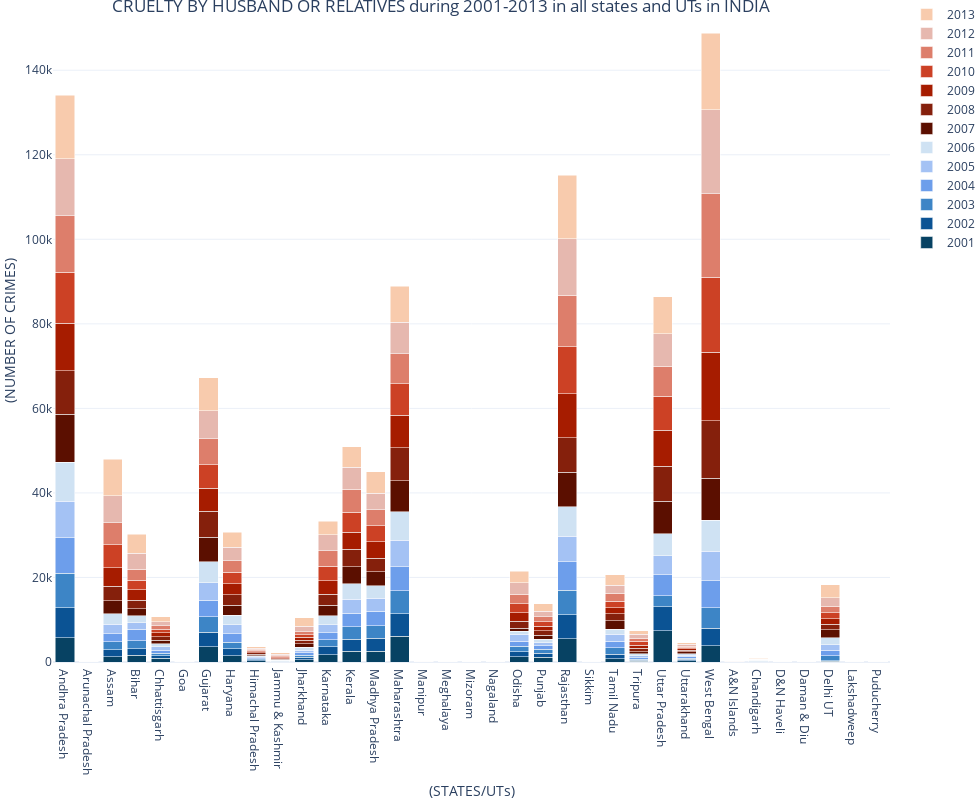

Write notebook code for a chart like this one.
### Code cell
#plotly plot for CRUELTY BY HUSBAND OR RELATIVES

from plotly.offline import init_notebook_mode, iplot, plot
import plotly as py
init_notebook_mode(connected=True)
import plotly.graph_objects as go
import plotly.express as px
from plotly.tools import FigureFactory as FF
from matplotlib.colors import ListedColormap


#stats for CRUELTY BY HUSBAND OR RELATIVES:-
fig = go.Figure(data=[
    go.Bar(name='2001', x=crime_df['STATE/UT'], y=crime_df2.iloc[0,1:],marker_color = '#074263'),
    go.Bar(name='2002', x=crime_df['STATE/UT'], y=crime_df2.iloc[1,1:],marker_color = '#0B5394'),
    go.Bar(name='2003', x=crime_df['STATE/UT'], y=crime_df2.iloc[2,1:],marker_color = '#3D85C6'),
    go.Bar(name='2004', x=crime_df['STATE/UT'], y=crime_df2.iloc[3,1:],marker_color = '#6D9EEB'),
    go.Bar(name='2005', x=crime_df['STATE/UT'], y=crime_df2.iloc[4,1:],marker_color = '#A4C2F4'),
    go.Bar(name='2006', x=crime_df['STATE/UT'], y=crime_df2.iloc[5,1:],marker_color = '#CFE2F3'),
    go.Bar(name='2007', x=crime_df['STATE/UT'], y=crime_df2.iloc[6,1:],marker_color = '#5B0F00'),
    go.Bar(name='2008', x=crime_df['STATE/UT'], y=crime_df2.iloc[7,1:],marker_color = '#85200C'),
    go.Bar(name='2009', x=crime_df['STATE/UT'], y=crime_df2.iloc[8,1:],marker_color = '#A61C00'),
    go.Bar(name='2010', x=crime_df['STATE/UT'], y=crime_df2.iloc[9,1:],marker_color = '#CC4125'),
    go.Bar(name='2011', x=crime_df['STATE/UT'], y=crime_df2.iloc[10,1:],marker_color = '#DD7E6B'),
    go.Bar(name='2012', x=crime_df['STATE/UT'], y=crime_df2.iloc[11,1:],marker_color = '#E6B8AF'),
    go.Bar(name='2013', x=crime_df['STATE/UT'], y=crime_df2.iloc[12,1:],marker_color = '#F8CBAD')
    ])
# Change the bar mode
fig.update_layout(barmode='stack',
                 title={
        'text': "CRUELTY BY HUSBAND OR RELATIVES during 2001-2013 in all states and UTs in INDIA",
        'y':1,
        'x':0.45,
        'xanchor': 'center',
        'yanchor': 'top'})

fig.update_layout(
    
    xaxis=dict(
        title='(STATES/UTs)',
        titlefont_size=14,
        tickfont_size=12,
    ),
    yaxis=dict(
        title='(NUMBER OF CRIMES)',
        titlefont_size=14,
        tickfont_size=12,
    ),
    width=980,
    height=800,
    #autosize=True,
    margin=dict(t=0, b=0, l=0, r=0),
    template="plotly_white",
)




fig.show()
#plt.clf()

### Figure 1 — Plotly figure (JSON) as saved in the notebook; plotly's stock layout.template omitted (floating-point values rounded to 4 significant figures; data arrays with more than 128 entries replaced by an {"elided": "..."} marker saying what was removed)
{"data": [{"marker": {"color": "#074263"}, "name": "2001", "type": "bar", "x": {"elided": "210 str values"}, "y": [5791, 11, 1248, 1558, 840, 11, 3667, 1513, 317, 50, 484, 1755, 2561, 2562, 6090, 5, 4, 16, 0, 1266, 1128, 5532, 0, 815, 227, 7365, 301, 3859, 9, 36, 4, 4, 138, 0, 3]}, {"marker": {"color": "#0B5394"}, "name": "2002", "type": "bar", "x": {"elided": "210 str values"}, "y": [7018, 13, 1694, 1577, 653, 8, 3321, 1565, 234, 54, 588, 1826, 2836, 3117, 5353, 10, 0, 3, 0, 1167, 944, 5691, 3, 1052, 236, 5679, 316, 4069, 4, 56, 3, 3, 135, 0, 9]}, {"marker": {"color": "#3D85C6"}, "name": "2003", "type": "bar", "x": {"elided": "210 str values"}, "y": [8167, 14, 1808, 1880, 601, 24, 3684, 1618, 221, 71, 559, 1704, 2930, 2938, 5452, 4, 4, 3, 0, 1289, 987, 5733, 1, 1555, 247, 2626, 317, 4948, 7, 93, 2, 0, 1211, 1, 4]}, {"marker": {"color": "#6D9EEB"}, "name": "2004", "type": "bar", "x": {"elided": "210 str values"}, "y": [8388, 4, 1945, 2679, 741, 17, 3955, 2026, 252, 82, 588, 1588, 3222, 3436, 5646, 2, 5, 0, 0, 1192, 801, 6781, 1, 1437, 302, 4950, 405, 6334, 5, 73, 3, 4, 1254, 1, 2]}, {"marker": {"color": "#A4C2F4"}, "name": "2005", "type": "bar", "x": {"elided": "210 str values"}, "y": [8696, 9, 2206, 1574, 732, 11, 4090, 2075, 228, 76, 590, 1883, 3283, 2989, 6233, 20, 3, 0, 0, 1671, 729, 5997, 4, 1650, 439, 4505, 272, 6936, 5, 75, 5, 3, 1324, 0, 6]}, {"marker": {"color": "#CFE2F3"}, "name": "2006", "type": "bar", "x": {"elided": "210 str values"}, "y": [9164, 14, 2548, 1689, 717, 14, 4977, 2254, 259, 135, 668, 2129, 3708, 2989, 6738, 10, 13, 1, 3, 694, 801, 7038, 6, 1248, 471, 5204, 358, 7414, 7, 102, 5, 2, 1728, 1, 19]}, {"marker": {"color": "#5B0F00"}, "name": "2007", "type": "bar", "x": {"elided": "210 str values"}, "y": [11335, 20, 3000, 1635, 824, 14, 5827, 2412, 342, 176, 801, 2507, 3999, 3294, 7356, 15, 19, 2, 0, 728, 971, 8170, 7, 1976, 545, 7650, 463, 9900, 18, 112, 3, 3, 1787, 2, 17]}, {"marker": {"color": "#85200C"}, "name": "2008", "type": "bar", "x": {"elided": "210 str values"}, "y": [10306, 13, 3478, 1992, 897, 12, 6094, 2435, 343, 162, 851, 2638, 4138, 3185, 7829, 28, 32, 5, 4, 1618, 984, 8113, 5, 1648, 735, 8312, 340, 13663, 26, 49, 4, 5, 1387, 1, 12]}, {"marker": {"color": "#A61C00"}, "name": "2009", "type": "bar", "x": {"elided": "210 str values"}, "y": [11297, 13, 4398, 2532, 893, 21, 5506, 2617, 284, 196, 710, 3185, 4007, 3983, 7681, 25, 24, 4, 0, 2047, 1061, 10371, 6, 1460, 815, 8566, 361, 16112, 21, 51, 3, 3, 1283, 0, 10]}, {"marker": {"color": "#CC4125"}, "name": "2010", "type": "bar", "x": {"elided": "210 str values"}, "y": [12080, 12, 5410, 2271, 861, 17, 5600, 2720, 275, 211, 650, 3441, 4797, 3756, 7434, 18, 24, 3, 1, 2067, 1163, 11145, 3, 1570, 937, 7978, 334, 17796, 9, 41, 3, 3, 1404, 0, 7]}, {"marker": {"color": "#DD7E6B"}, "name": "2011", "type": "bar", "x": {"elided": "210 str values"}, "y": [13376, 18, 5246, 2607, 834, 18, 6052, 2740, 239, 286, 659, 3712, 5377, 3732, 7136, 39, 21, 9, 1, 2320, 1136, 12218, 4, 1812, 702, 7121, 307, 19772, 5, 46, 3, 2, 1575, 0, 10]}, {"marker": {"color": "#E6B8AF"}, "name": "2012", "type": "bar", "x": {"elided": "210 str values"}, "y": [13389, 26, 6407, 3686, 980, 24, 6658, 3137, 251, 301, 1261, 3684, 5216, 3988, 7415, 43, 16, 8, 0, 2638, 1293, 13312, 4, 1965, 858, 7661, 368, 19865, 5, 73, 0, 3, 1985, 1, 6]}, {"marker": {"color": "#F8CBAD"}, "name": "2013", "type": "bar", "x": {"elided": "210 str values"}, "y": [15084, 29, 8636, 4533, 1181, 40, 7812, 3617, 328, 428, 2084, 3276, 4820, 4988, 8542, 29, 23, 5, 4, 2792, 1741, 15094, 5, 2471, 827, 8781, 435, 18116, 9, 92, 1, 2, 3033, 0, 8]}], "layout": {"barmode": "stack", "height": 800, "margin": {"b": 0, "l": 0, "r": 0, "t": 0}, "title": {"text": "CRUELTY BY HUSBAND OR RELATIVES during 2001-2013 in all states and UTs in INDIA", "x": 0.45, "xanchor": "center", "y": 1, "yanchor": "top"}, "width": 980, "xaxis": {"tickfont": {"size": 12}, "title": {"font": {"size": 14}, "text": "(STATES/UTs)"}}, "yaxis": {"tickfont": {"size": 12}, "title": {"font": {"size": 14}, "text": "(NUMBER OF CRIMES)"}}}}
